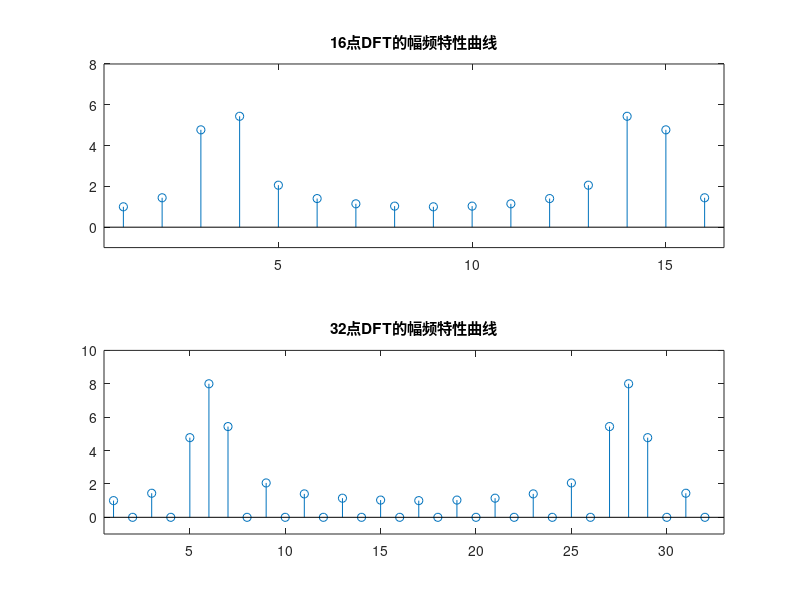
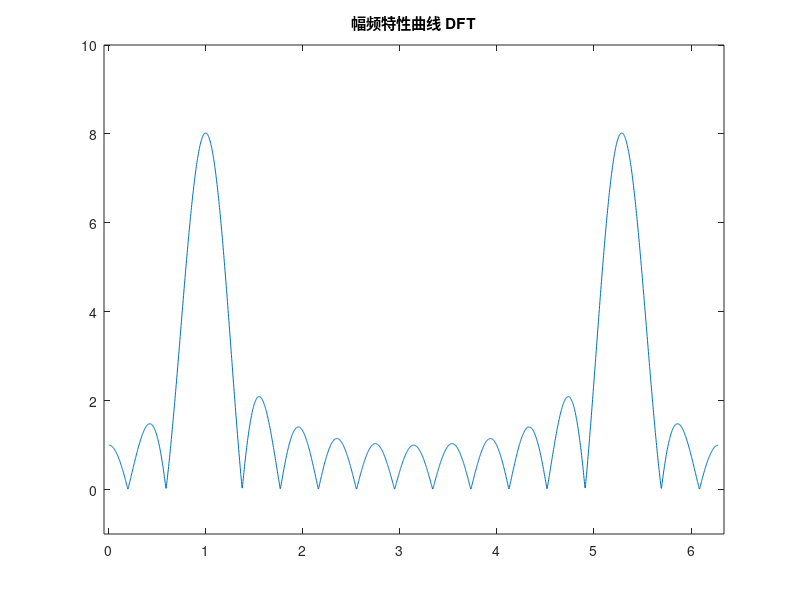
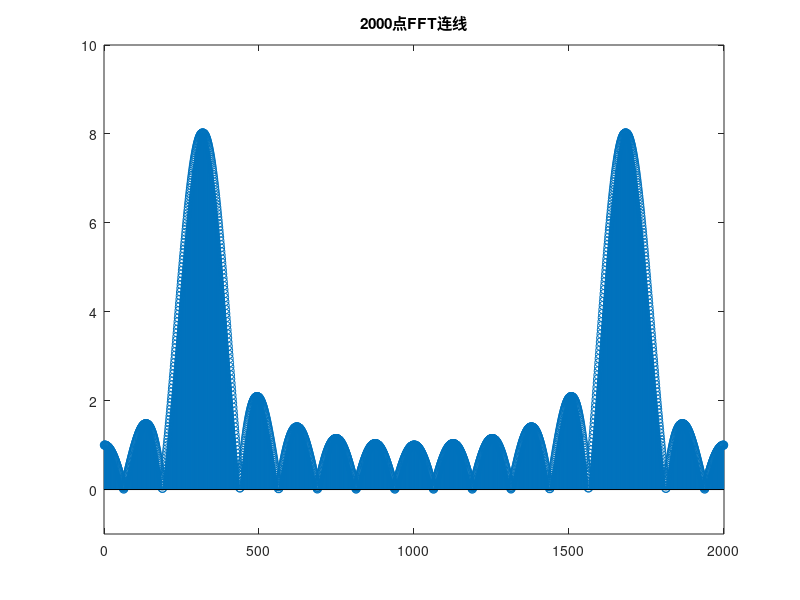

Source code (MATLAB) for these figures, in order:
n = 0:15; % x(n)中n的取值范围
x = cos(5 * pi / 16 * n); % 序列x(n)
U1 = fft(x, 16); % 计算16点DFT
U2 = fft(x, 32); % 计算32点DFT

figure(1)
subplot(2, 1, 1)
stem(abs(U1)); % 16点DFT的幅频特性曲线
title('16点DFT的幅频特性曲线'); axis([0.5 16.5 -1 8])
subplot(2, 1, 2)
stem(abs(U2)); % 32点DFT的幅频特性曲线
title('32点DFT的幅频特性曲线'); axis([0.5 33 -1 10])

figure(2)
[h, w] = freqz(x, 1, 2000, 'whole'); % 计算DTFT幅频特性，h为H(w)，w为频率坐标
% 参数 'whole'代表 w 取值为完整的0~2pi
plot(w, abs(h)); %  绘制DTFT的幅频特性曲线
title('幅频特性曲线 DFT'); axis([-0.05 6.34 -1 10])

% 猜想 DFT 是 DTFT 在 exp(-j*w*k/n) 上的抽样
% 下面开始验证
% 我们做2000个点的DFT并且用plot折线绘出，观察其与figure(2)中图像是否一致
figure(3)
stem(abs(fft(x, 2000)))% 做2000个点的DFT并且用plot折线绘出
title('2000点FFT连线'); axis([-0.1 2001 -1 10])
